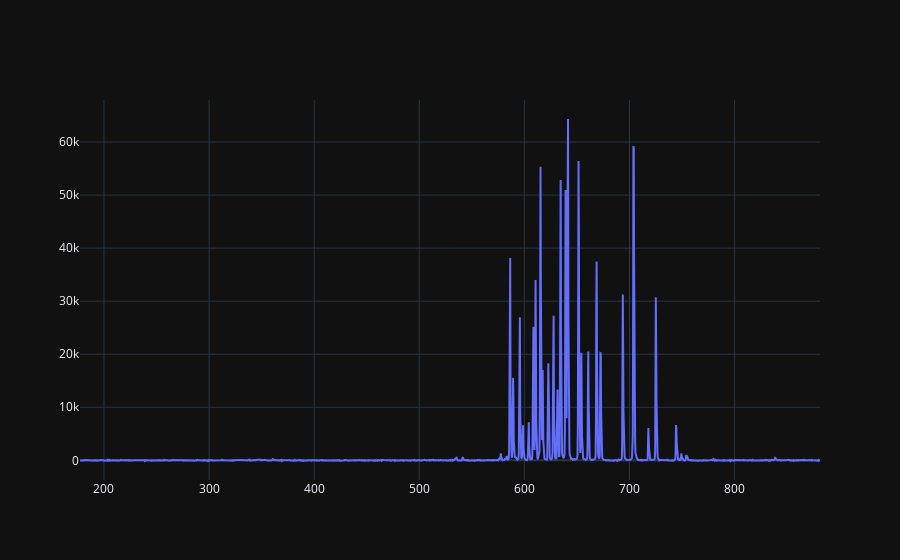

Source (notebook cell):
### Markdown cell above
# 6.

### Code cell
fig = go.Figure(data=go.Scatter(x=neon.Wavelength, y=neon.Intensity, name=r'Neon'))
fig.show()

### Figure 1 — Plotly figure (JSON) as saved in the notebook; plotly's stock layout.template omitted (floating-point values rounded to 4 significant figures; data arrays with more than 128 entries replaced by an {"elided": "..."} marker saying what was removed)
{"data": [{"name": "Neon", "x": {"elided": "2048 float values"}, "y": {"elided": "2048 float values"}, "type": "scatter"}], "layout": {}}
